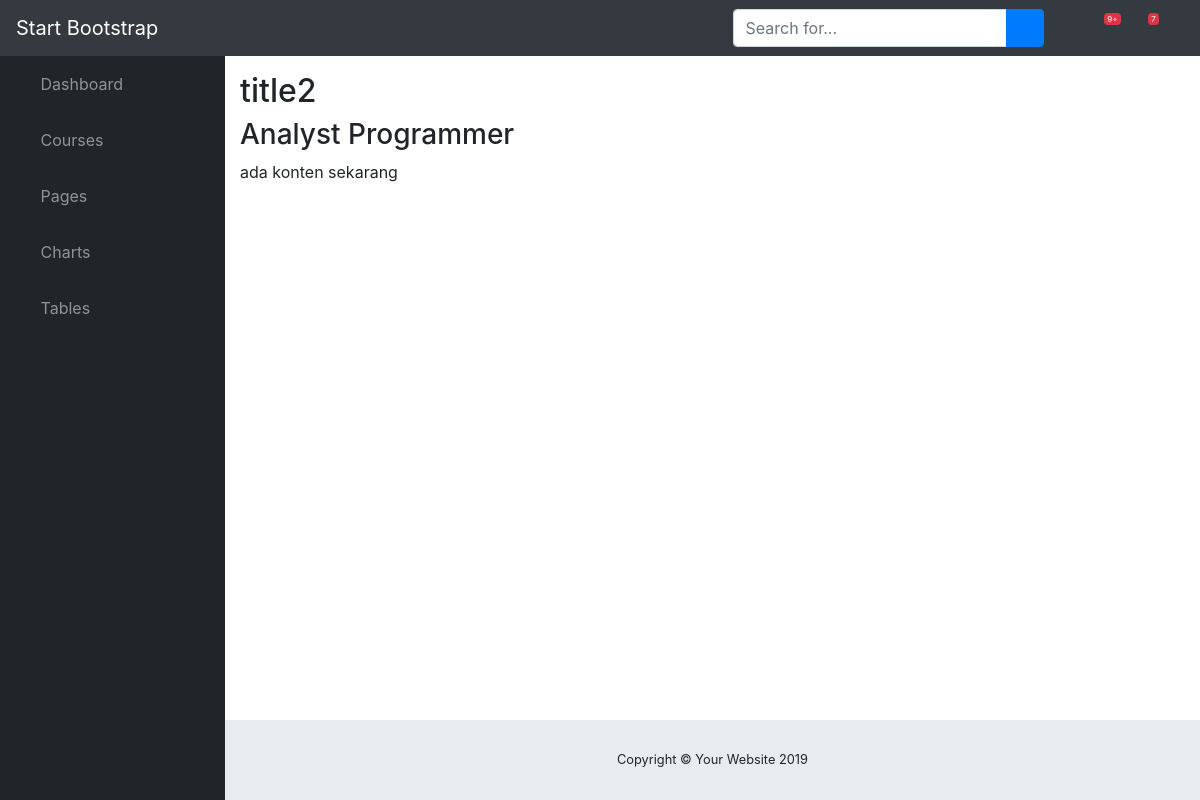
Page /courses/2/2 on the committed database.
### courses/models.py (models this page shows, shortened)
class Step(models.Model):
    title = models.CharField(max_length=255)
    description =models.TextField()
    order = models.IntegerField(default=0)
    course = models.ForeignKey(Course,on_delete=models.CASCADE)
    content = models.TextField(blank=True,default='')
    class Meta:
        ordering =['-order','title',] #order desc

class Course(models.Model):
    created_at = models.DateTimeField(auto_now_add=True)
    title = models.CharField(max_length=255)
    description=models.TextField()

### courses/views.py (the view)
# urls.py: path("<int:course_pk>/<int:step_pk>",views.step_detail,name='step'),
def step_detail(request,course_pk,step_pk):
    step = get_object_or_404(Step,course_id=course_pk,pk=step_pk)
    return render(request,'courses/step_detail.html',{'step':step})

### courses/templates/courses/step_detail.html (shortened to what this page needs)
{% extends 'sblayout.html' %}
{% block content %}
    <article class="">
        <h2>{{step.course.title}}</h2>
        <h3>{{step.title}}</h3>
        {{ step.content|linebreaks }}
    </article>
{% endblock %}

### rows in the picture
Step: course "title2", title "Analyst Programmer", content "ada konten sekarang"
